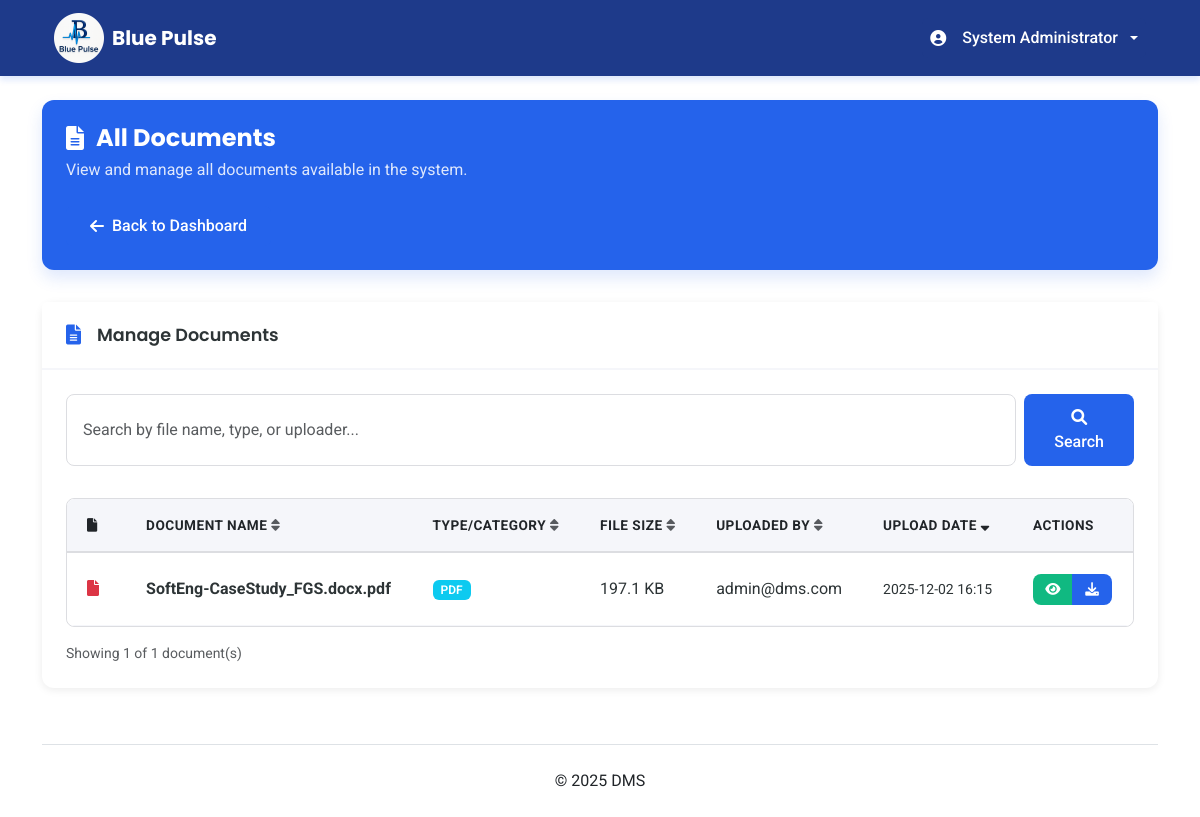
/view_all_documents.php (signed in), run on the app's committed database.
### tables this page shows
CREATE TABLE `documents` (
  `id` int(11) NOT NULL,
  `filename` varchar(255) NOT NULL,
  `mime_type` varchar(100) NOT NULL,
  `file_path` varchar(500) NOT NULL,
  `uploaded_by` varchar(100) NOT NULL,
  `upload_date` datetime DEFAULT current_timestamp(),
  `file_size` int(11) DEFAULT 0,
  `description` text DEFAULT NULL
);

### view_all_documents.php (the view, shortened to what this page needs)
<?php
require_once __DIR__ . '/includes/db_connect.php';
$userName = $_SESSION['user_name'] ?? '';
$perPage = 10;
$page = isset($_GET['page']) ? max(1, (int)$_GET['page']) : 1;
$offset = ($page - 1) * $perPage;
$search = isset($_GET['search']) ? trim($_GET['search']) : '';
$sortColumn = isset($_GET['sort']) ? $_GET['sort'] : 'upload_date';
$sortOrder = isset($_GET['order']) && strtoupper($_GET['order']) === 'ASC' ? 'ASC' : 'DESC';
$sortOrder = strtoupper($sortOrder) === 'ASC' ? 'ASC' : 'DESC';
function fetchAllDocuments(PDO $pdo, string $search = '', string $sortColumn = 'upload_date', string $sortOrder = 'DESC', int $offset = 0, int $perPage = 10): array {
    $sql = "
        SELECT id, filename, mime_type, file_size, uploaded_by, upload_date, description
        FROM documents
        WHERE 1=1
    ";
    $params = [];
    $sortColumnMap = [
        'filename' => 'filename',
        'mime_type' => 'mime_type',
        'file_size' => 'file_size',
        'uploaded_by' => 'uploaded_by',
        'upload_date' => 'upload_date'
    ];
    $actualSortColumn = $sortColumnMap[$sortColumn] ?? 'upload_date';
    $sql .= " ORDER BY " . $actualSortColumn . " " . $sortOrder;
    $countSql = "
        SELECT COUNT(*) as total
        FROM documents
        WHERE 1=1
    ";
    $countStmt = $pdo->prepare($countSql);
    $countStmt->execute($params);
    $totalCount = (int)$countStmt->fetch()['total'];
    $sql .= " LIMIT :limit OFFSET :offset";
    $stmt = $pdo->prepare($sql);
    $stmt->bindValue(':limit', $perPage, PDO::PARAM_INT);
    $stmt->bindValue(':offset', $offset, PDO::PARAM_INT);
    $stmt->execute();
    $documents = $stmt->fetchAll();
    return [
        'documents' => $documents,
        'total' => $totalCount
    ];
}
$result = ['documents' => [], 'total' => 0];
try {
    $result = fetchAllDocuments($pdo, $search, $sortColumn, $sortOrder, $offset, $perPage);
} catch (Exception $e) {
    error_log("Error fetching documents: " . $e->getMessage());
}
$documents = $result['documents'];
$totalCount = $result['total'];
function getFileCategory($mimeType) {
    if (strpos($mimeType, 'pdf') !== false) {
        return 'PDF';
    }
    return ucfirst(explode('/', $mimeType)[1] ?? 'Document');
}
function formatFileSize($bytes) {
    if ($bytes < 1024 * 1024) {
        return number_format($bytes / 1024, 1) . ' KB';
    }
    return number_format($bytes / (1024 * 1024), 1) . ' MB';
}
function getSortUrl($column, $currentColumn, $currentOrder) {
    $params = $_GET;
    $params['sort'] = $column;
    $params['order'] = ($currentColumn === $column && $currentOrder === 'DESC') ? 'ASC' : 'DESC';
    return '?' . http_build_query($params);
}
function getSortIcon($column, $currentColumn, $currentOrder) {
    if ($currentColumn !== $column) {
        return '<i class="fas fa-sort text-muted"></i>';
    }
    return $currentOrder === 'ASC' ? '<i class="fas fa-sort-up"></i>' : '<i class="fas fa-sort-down"></i>';
}
?>
<!DOCTYPE html>
<html lang="en">
<head>
<link href="https://cdn.jsdelivr.net/npm/bootstrap@5.3.0/dist/css/bootstrap.min.css" rel="stylesheet">
<link href="https://cdnjs.cloudflare.com/ajax/libs/font-awesome/6.0.0/css/all.min.css" rel="stylesheet">
<link rel="stylesheet" href="assets/css/root_colors_fonts.css">
</head>
<body>
<nav class="navbar navbar-expand-lg navbar-head">
    <div class="container px-4">
        <a class="navbar-brand" href="dashboard.php"><img src="hospitallogo.png" style="width:50px; height: 50px"> Blue Pulse</a>
        <div class="navbar-nav ms-auto">
            <div class="nav-item dropdown">
                <a class="nav-link dropdown-toggle" style="color: white;" href="#" role="button" data-bs-toggle="dropdown">
                    <i class="fas fa-user-circle me-2"></i><?php echo htmlspecialchars($userName); ?>
                </a>
            </div>
        </div>
    </div>
</nav>
<div class="container mt-4">
    <div class="row">
        <div class="col-12">
            <div class="welcome-card">
                <div class="card-body p-4">
                    <h2><i class="fas fa-file-alt"></i>All Documents</h2>
                    <p class="mb-0">View and manage all documents available in the system.</p>
                    <a href="dashboard.php" class="btn-back mt-4"><i class="fas fa-arrow-left"></i> Back to Dashboard</a>
                </div>
            </div>
        </div>
    </div>
    <div class="row">
        <div class="col-12">
            <div class="card">
                <div class="card-header">
                    <i class="fas fa-file-alt me-2"></i>Manage Documents
                </div>
                <div class="card-body">
                    <div class="search-box">
                        <form method="GET" action="" class="d-flex gap-2">
                            <input type="text"
                                   class="form-control"
                                   name="search"
                                   placeholder="Search by file name, type, or uploader..."
                                   value="<?php echo htmlspecialchars($search); ?>">
                            <button type="submit" class="btn btn-primary">
                                <i class="fas fa-search"></i> Search
                            </button>
                        </form>
                    </div>
                    <?php if (empty($documents)): ?>
                        <div class="text-center text-muted py-5">
                            <i class="fas fa-file-alt fa-3x mb-3"></i>
                            <p>No documents found.</p>
                            <?php if (!empty($search)): ?>
                                <p class="small">Try adjusting your search criteria.</p>
                            <?php else: ?>
                                <p class="small">No documents have been uploaded yet.</p>
                            <?php endif; ?>
                        </div>
                    <?php else: ?>
                        <div class="fixed-table">
                            <table class="table table-sm align-middle">
                                <thead>
                                    <tr>
                                        <th><i class="fas fa-file me-2"></i></th>
                                        <th onclick="window.location.href='<?php echo getSortUrl('filename', $sortColumn, $sortOrder); ?>'">
                                            Document Name <?php echo getSortIcon('filename', $sortColumn, $sortOrder); ?>
                                        </th>
                                        <th onclick="window.location.href='<?php echo getSortUrl('mime_type', $sortColumn, $sortOrder); ?>'">
                                            Type/Category <?php echo getSortIcon('mime_type', $sortColumn, $sortOrder); ?>
                                        </th>
                                        <th onclick="window.location.href='<?php echo getSortUrl('file_size', $sortColumn, $sortOrder); ?>'">
                                            File Size <?php echo getSortIcon('file_size', $sortColumn, $sortOrder); ?>
                                        </th>
                                        <th onclick="window.location.href='<?php echo getSortUrl('uploaded_by', $sortColumn, $sortOrder); ?>'">
                                            Uploaded By <?php echo getSortIcon('uploaded_by', $sortColumn, $sortOrder); ?>
                                        </th>
                                        <th onclick="window.location.href='<?php echo getSortUrl('upload_date', $sortColumn, $sortOrder); ?>'">
                                            Upload Date <?php echo getSortIcon('upload_date', $sortColumn, $sortOrder); ?>
                                        </th>
                                        <th style="width:120px">Actions</th>
                                    </tr>
                                </thead>
                                <tbody>
                                    <?php foreach ($documents as $d): ?>
                                    <tr>
                                        <td><i class="fas fa-file text-danger"></i></td>
                                        <td><strong><?php echo htmlspecialchars($d['filename']); ?></strong></td>
                                        <td>
                                            <span class="badge bg-info">
                                                <?php echo htmlspecialchars(getFileCategory($d['mime_type'])); ?>
                                            </span>
                                        </td>
                                        <td><?php echo htmlspecialchars(formatFileSize((int)$d['file_size'])); ?></td>
                                        <td><?php echo htmlspecialchars($d['uploaded_by']); ?></td>
                                        <td>
                                            <small><?php echo htmlspecialchars(date('Y-m-d H:i', strtotime($d['upload_date']))); ?></small>
                                        </td>
                                        <td>
                                            <div class="btn-group">
                                                <a class="btn btn-sm btn-success"
                                                   target="_blank"
                                                   href="api/download_stream.php?id=<?php echo (int)$d['id']; ?>"
                                                   title="View">
                                                    <i class="fas fa-eye"></i>
                                                </a>
                                                <a class="btn btn-sm btn-primary"
                                                   href="api/download_stream.php?id=<?php echo (int)$d['id']; ?>&download=1"
                                                   title="Download">
                                                    <i class="fas fa-download"></i>
                                                </a>
                                            </div>
                                        </td>
                                    </tr>
                                    <?php endforeach; ?>
                                </tbody>
                            </table>
                        </div>
                        <div class="mt-3 text-muted small">
                            Showing <?php echo count($documents); ?> of <?php echo $totalCount; ?> document(s)
                        </div>
                    <?php endif; ?>
                </div>
            </div>
        </div>
    </div>
    <div class="row mt-4">
        <div class="col-12">
            <footer class="text-center py-4 border-top">&copy; <?php echo date('Y'); ?> DMS</footer>
        </div>
    </div>
</div>
</body>
</html>

### view_all_documents.php (style rules this page uses)
body { background-color: var(--white); font-family: var(--font-body); }
.navbar-head { background-color: var(--deep-navy); box-shadow: 0 4px 6px var(--shadow-light); padding: 0.5rem 1rem; }
.navbar-brand { font-family: var(--font-headings); font-weight: 700; color: var(--white) !important; font-size: 1.25rem; display: flex; align-items: center; gap: 0.5rem; }
.welcome-card { background: var(--trust-blue); color: var(--white); border-radius: 12px; box-shadow: 0 8px 16px var(--shadow-light); margin-bottom: 2rem; display: flex; flex-direction: column; }
.welcome-card h2 { font-family: var(--font-headings); font-weight: 700; font-size: 1.5rem; margin-bottom: 0.3rem; display: flex; align-items: center; gap: 0.75rem; }
.welcome-card h2 i { font-size: 1.5rem; }
.welcome-card p { font-weight: 400; font-size: 1rem; opacity: 0.85; margin: 0; }
.card { border: none; border-radius: 12px; box-shadow: 0 2px 8px rgba(0,0,0,0.08); transition: box-shadow 0.3s ease; margin-bottom: 2rem; }
.card-header { font-family: var(--font-headings); font-weight: 600; font-size: 1.1rem; padding: 1.25rem 1.5rem; margin-bottom: 0; display: flex; align-items: center; gap: 0.5rem; color: var(--dark-gray); background-color: var(--white); border-bottom: 2px solid var(--light-gray); }
.card-body { padding: 1.5rem; }
.card-header i { font-size: 1.25rem; color: var(--trust-blue); }
.dropdown-toggle { background-color: var(--deep-navy); border-radius: 6px; height: 40px; border: none; padding: 0 1rem; display: flex; align-items: center; gap: 0.5rem; font-weight: 500; }
.btn-success { background: var(--green-teal); border: none; border-radius: 0px 12px 12px 0px; font-weight: 400; color: white; }
.btn-primary { background: var(--trust-blue); border: none; border-radius: 6px; font-weight: 400; color: white; }
.btn-group { height: 40px; align-items: center; }
.btn-group .btn-sm { font-size: 0.85rem; padding: 0.35rem 0.50rem; border-radius: 0; min-width: 40px; }
.btn-group > .btn:first-child { border-radius: 8px 0 0 8px; }
.btn-group > .btn:last-child { border-radius: 0 8px 8px 0; }
.btn-back { background-color:var(--trust-blue); border:none;border-radius:6px; padding:0.5rem 1.5rem; font-weight:500;color:white; text-decoration:none; display:inline-flex; align-items:center; gap:0.5rem; }
.table { border-radius: 8px; overflow: hidden; background: white; box-shadow: 0 2px 8px rgba(0, 0, 0, 0.06); margin-bottom: 0; }
.table thead { background-color: var(--light-gray); color: var(--dark-gray); font-weight: 600; font-family: var(--font-body); }
.table th { border: none; padding: 1rem 1.25rem; vertical-align: middle; cursor: pointer; user-select: none; border-bottom: 2px solid var(--light-gray-2); font-size: 0.85rem; text-transform: uppercase; letter-spacing: 0.5px; }
.table td { border: none; padding: 1rem 1.25rem; vertical-align: middle; color: var(--dark-gray); border-bottom: 1px solid var(--light-gray); }
.fixed-table { max-height: 550px; overflow-y: auto; overflow-x: auto; border-radius: 8px; border: 1px solid var(--light-gray-2); }
.fixed-table table { margin: 0; width: 100%; }
.fixed-table thead th { position: sticky; top: 0; background: var(--light-gray); z-index: 5; box-shadow: 0 2px 4px rgba(0,0,0,0.05); }
.search-box { margin-bottom: 2rem; }
.search-box .form-control { border-radius: 8px; border: 1px solid var(--light-gray-2); padding: 0.75rem 1rem; transition: all 0.2s ease; }
.search-box .btn { border-radius: 8px; padding: 0.75rem 1.5rem; font-weight: 500; }
.badge { padding: 0.25rem 0.5rem; border-radius: 6px; font-size: 0.75rem; font-weight: 600; }

### data on the page
documents: filename "SoftEng-CaseStudy_FGS.docx.pdf", mime_type "PDF", file_size "197.1 KB", uploaded_by "admin@dms.com", upload_date "2025-12-02 16:15"

### other printed values
$userName "System Administrator"
count($documents) "1"
$totalCount "1"
